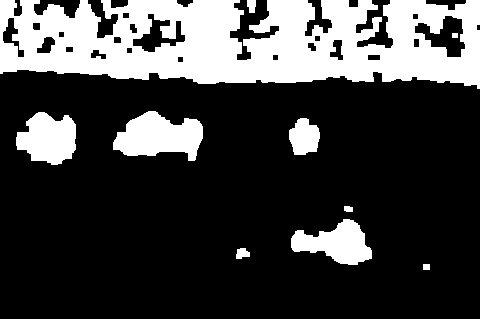
//> input picture images/binaryGroup.bmp, 480 x 319 px
$ ./Chapter7   (built with g++ and OpenCV 4)
//> lines starting //> are read from the running program, lines starting //| are printed output that depends on the picture; after the words box and inside, x2 and y2 are one past the last pixel; in counts of white or black regions, pixels touching at a corner belong together
### Chapter7/LineFinder.h
#pragma once
#include <opencv2/opencv.hpp>
#include<opencv2/core/core.hpp>
#include<opencv2/highgui/highgui.hpp>
#include<opencv2/imgproc/imgproc.hpp>
#define PI 3.1415926

class LineFinder
{
public:
	LineFinder(void);
	~LineFinder(void);
	void setAccResolution(double dRho, double dTheta);
	void setMinVote(int minv);
	void setLineLengthAndGap(double length, double gap);
	std::vector<cv::Vec4i> findLines(cv::Mat& binary);
	void drawDetectedLines(cv::Mat &image, cv::Scalar color=cv::Scalar(255,255,255));
	std::vector<cv::Vec4i> removeLinesOfInconsistentOrientations( const cv::Mat &orientations, double percentage, double delta);
private:
	// original image
	cv::Mat img;
	// vector containing the end points
	// of the detected lines
	std::vector<cv::Vec4i> lines;
	// accumulator resolution parameters
	double deltaRho;
	double deltaTheta;
	// minimum number of votes that a line
	// must receive before being considered
	int minVote;
	// min length for a line
	double minLength;
	// max allowed gap along the line
	double maxGap;
};

### Chapter7/EdgeDetector.h
#pragma once
#include <opencv2/opencv.hpp>
#include<opencv2/core/core.hpp>
#include<opencv2/highgui/highgui.hpp>
#include<opencv2/imgproc/imgproc.hpp>
#define PI 3.1415926

class EdgeDetector
{
public:
	EdgeDetector(void);
	void setAperture(int a);
	int getAperture() const;
	void computeSobel(const cv::Mat& image, cv::Mat &sobelX=cv::Mat(), cv::Mat &sobelY=cv::Mat());
	cv::Mat getMagnitude();
	cv::Mat getOrientation();
	cv::Mat getBinaryMap(double threshold);
	cv::Mat getSobelImage();
	cv::Mat getSobelOrientationImage();

	~EdgeDetector(void);
private:
	// original image
	cv::Mat img;
	// 16-bit signed int image
	cv::Mat sobel;
	// Aperture size of the Sobel kernel
	int aperture;
	// Sobel magnitude
	cv::Mat sobelMagnitude;
	// Sobel orientation
	cv::Mat sobelOrientation;
};

### Chapter7/stdafx.h
// stdafx.h : 标准系统包含文件的包含文件，
// 或是经常使用但不常更改的
// 特定于项目的包含文件
//

#pragma once

#include "targetver.h"

#include <stdio.h>
#include <tchar.h>


// TODO: 在此处引用程序需要的其他头文件

### Chapter7/Chapter7.cpp
// Chapter7.cpp : 定义控制台应用程序的入口点。
//

#include "stdafx.h"
#include <opencv2/opencv.hpp>
#include<opencv2/core/core.hpp>
#include<opencv2/highgui/highgui.hpp>
#include<opencv2/imgproc/imgproc.hpp>
#include "EdgeDetector.h"
#include "LineFinder.h"

#include <iostream>
using namespace std;

int _tmain(int argc, _TCHAR* argv[])
{
	// [290 lines of commented-out code are left out]

	cv::Mat image = cv::imread("../images/binaryGroup.bmp",0);
//> image: 319 rows x 480 cols, CV_8UC1; 25.7% white; 10 white regions
	if (!image.data)
	{
		cout<<"Cannot Load File!"<<endl;
		return -1;
	}
	cv::namedWindow("Binary Image");
	cv::imshow("Binary Image",image);

	std::vector<std::vector<cv::Point>> contours;
	cv::findContours(image,
		contours,               //轮廓数组
		CV_RETR_EXTERNAL,       //获取外轮廓
		CV_CHAIN_APPROX_NONE);  //获取每个轮廓的每个像素
//> contours = 9 contours; largest, box (x1, y1, x2, y2) and area: (0, 0, 480, 89) 32868, (113, 111, 203, 161) 2824, (16, 112, 76, 165) 2204, (291, 219, 372, 265) 2044, (289, 118, 320, 155) 804

	cout<<"Contours: "<<contours.size()<<endl;
//| Contours: 9
	std::vector<std::vector<cv::Point>>::const_iterator itContours = contours.begin();
	for (;itContours!=contours.end();++itContours)
	{
		cout<<"Size: "<<itContours->size()<<endl;
	}
//> this loop made 9 passes
//| Size: 22
//| Size: 41
//| Size: 220
//| Size: 24
//| Size: 111
//| Size: 197
//| Size: 245
//| Size: 38
//> (output is shown up to pass 8 of 9)

	cv::Mat result(image.size(),CV_8U,cv::Scalar(255));
	cv::drawContours(result,contours,
		-1,                          //绘制所有轮廓
		cv::Scalar(0),               //颜色为黑色
		2);                          //线宽为2
//> result: 319 rows x 480 cols, CV_8UC1; 94.3% white; 9 black regions
	cv::namedWindow("Contours");
	cv::imshow("Contours",result);

	//移除过长或过短的轮廓
	int cmin = 100;
	int cmax = 1000;
	std::vector<std::vector<cv::Point>>::const_iterator itc = contours.begin();
	while (itc!=contours.end())
	{
		if (itc->size()<cmin||itc->size()>cmax)
		{
			itc = contours.erase(itc);
		}
		else
		{
			++itc;
		}
	}
//> after the loop, contours = 4 contours; box (x1, y1, x2, y2) and area: (113, 111, 203, 161) 2824, (16, 112, 76, 165) 2204, (291, 219, 372, 265) 2044, (289, 118, 320, 155) 804
	// draw contours on the original image
	cv::Mat original= cv::imread("../images/group.jpg");
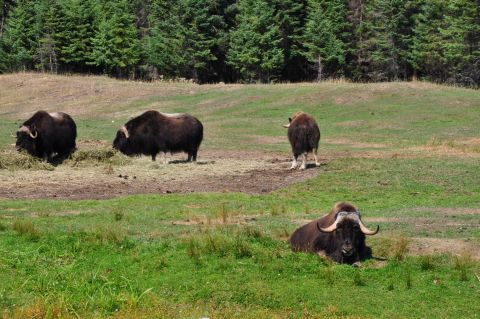
//> input picture images/group.jpg, 480 x 319 px
//> original is the input picture: 319 rows x 480 cols, CV_8UC3; mean B, G, R 69.4, 113.6, 107.3
	cv::drawContours(original,contours,
		-1,                          //绘制所有轮廓
		cv::Scalar(255,255,255),     //颜色为白色
		2);                          //线宽为2
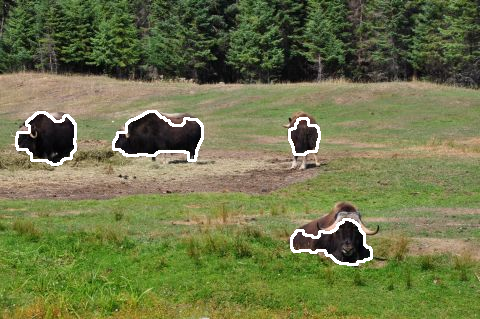
//> original: 319 rows x 480 cols, CV_8UC3; 1.71% of pixels changed, all inside (x1, y1, x2, y2) = (15, 110, 373, 266)
	cv::namedWindow("Contours on Animals");
	cv::imshow("Contours on Animals",original);

	// Let's now draw black contours on white image
	result.setTo(cv::Scalar(255));
//> result: 319 rows x 480 cols, CV_8UC1; every value is 255
	cv::drawContours(result,contours,
		-1, // draw all contours
		cv::Scalar(0), // in black
		1); // with a thickness of 1
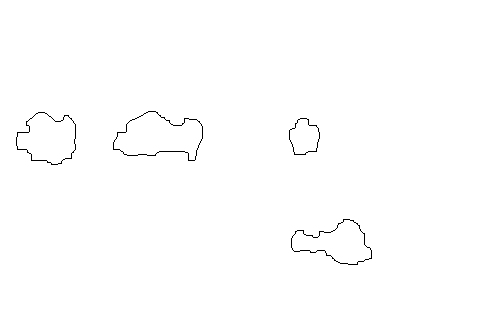
//> result: 319 rows x 480 cols, CV_8UC1; 99.5% white; black in thin lines or dots, all inside (x1, y1, x2, y2) = (16, 111, 372, 265)
	image= cv::imread("../images/binaryGroup.bmp",0);

	//测试包围盒
	cv::Rect r0 = cv::boundingRect(cv::Mat(contours[0]));
//> r0 = Rect(291, 219, 81, 46)
	cv::rectangle(result,r0,cv::Scalar(0),2);
	//测试最小包围圆
	float radius;
	cv::Point2f center;
	cv::minEnclosingCircle(cv::Mat(contours[1]),center,radius);
//> center = Point(302.9, 137); radius = 19.22
	cv::circle(result,cv::Point(center),static_cast<int>(radius),cv::Scalar(0),2);
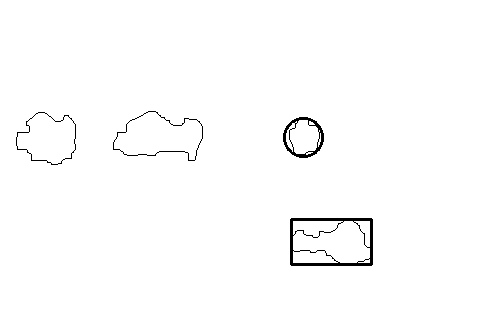
//> result: 319 rows x 480 cols, CV_8UC1; 98.8% white; 4 black regions, box (x1, y1, x2, y2) and area: (290, 218, 373, 266) 909, (283, 117, 324, 158) 430, (113, 111, 203, 161) 245, (16, 112, 76, 165) 197
	//测试多边形近似
	std::vector<cv::Point>poly;
	cv::approxPolyDP(cv::Mat(contours[2]),poly,
		5,            //近似的精确度
		true);        //这是个闭合形状
//> poly = contour of 12 points, box (x1, y1, x2, y2) (17, 112, 76, 165), area 2194
	//遍历每个片段进行绘制
	std::vector<cv::Point>::const_iterator itp = poly.begin();
	while (itp!=(poly.end()-1))
	{
		cv::line(result,*itp,*(itp+1),cv::Scalar(0),2);
		++itp;
	}
//> this loop made 11 passes
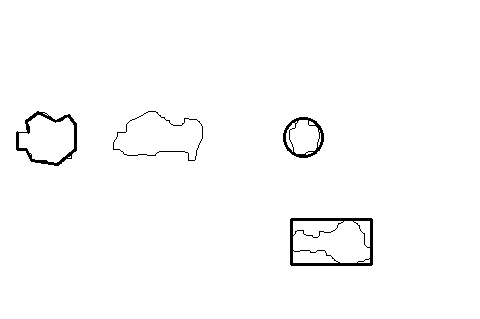
//> result: 319 rows x 480 cols, CV_8UC1; 98.6% white; 4 black regions, box (x1, y1, x2, y2) and area: (290, 218, 373, 266) 909, (16, 111, 77, 166) 598, (283, 117, 324, 158) 430, (113, 111, 203, 161) 245
	//首尾直线相连
	cv::line(result,
		*(poly.begin()),
		*(poly.end()-1),cv::Scalar(20),2);
//> result: 319 rows x 480 cols, CV_8UC1; 38 pixels changed, all inside (x1, y1, x2, y2) = (16, 131, 30, 134)
	//测试凸包
	std::vector<cv::Point>hull;
	cv::convexHull(cv::Mat(contours[3]),hull);
//> hull = contour of 16 points, box (x1, y1, x2, y2) (113, 111, 203, 161), area 3410
	//遍历每个片段进行绘制
	std::vector<cv::Point>::const_iterator ith = hull.begin();
	while (ith!=(hull.end()-1))
	{
		cv::line(result,*ith,*(ith+1),cv::Scalar(0),2);
		++ith;
	}
//> this loop made 15 passes
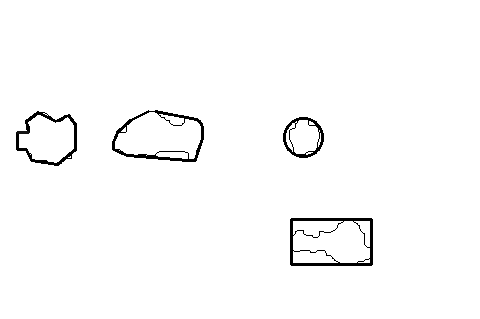
//> result: 319 rows x 480 cols, CV_8UC1; min 0, max 255, mean 250.5
	//首尾直线相连
	cv::line(result,
		*(hull.begin()),
		*(hull.end()-1),cv::Scalar(20),2);
//> result: 319 rows x 480 cols, CV_8UC1; 26 pixels changed, all inside (x1, y1, x2, y2) = (147, 110, 157, 113)
	//测试力矩
	//遍历所有轮廓
	itc = contours.begin();
	while (itc!=contours.end())
	{
		//计算所有的力矩
		cv::Moments mom = cv::moments(cv::Mat(*itc++));
		//绘制质心
		cv::circle(result,
			//质心坐标转换为整数
			cv::Point(mom.m10/mom.m00,mom.m01/mom.m00),
			2,cv::Scalar(0),2); //绘制黑点
	}
//> this loop made 4 passes
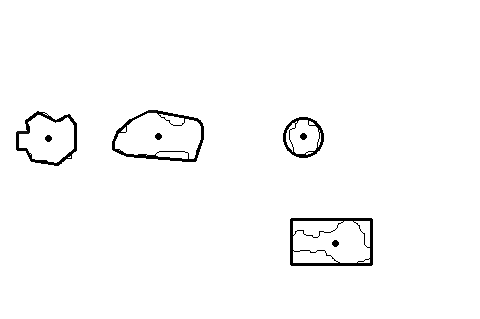
//> result: 319 rows x 480 cols, CV_8UC1; min 0, max 255, mean 250.2
	cv::namedWindow("Some Shape descriptors");
	cv::imshow("Some Shape descriptors",result);

	// New call to findContours but with CV_RETR_LIST flag
	//image= cv::imread("../images/binaryGroup.bmp",0);


	cv::waitKey(0);
	return 0;
}
